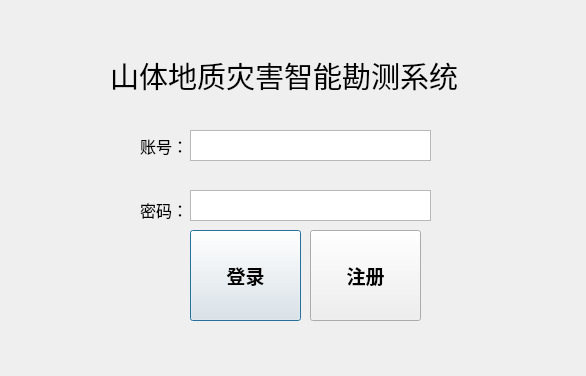
<?xml version="1.0" encoding="UTF-8"?>
<ui version="4.0">
 <class>Dialog</class>
 <widget class="QDialog" name="Dialog">
  <property name="geometry">
   <rect>
    <x>0</x>
    <y>0</y>
    <width>586</width>
    <height>376</height>
   </rect>
  </property>
  <property name="windowTitle">
   <string>山体地质灾害智能勘测系统</string>
  </property>
  <property name="styleSheet">
   <string notr="true"/>
  </property>
  <widget class="QPushButton" name="pushButton">
   <property name="geometry">
    <rect>
     <x>190</x>
     <y>230</y>
     <width>111</width>
     <height>91</height>
    </rect>
   </property>
   <property name="font">
    <font>
     <family>宋体</family>
     <pointsize>14</pointsize>
     <weight>75</weight>
     <bold>true</bold>
    </font>
   </property>
   <property name="styleSheet">
    <string notr="true">border-image:url(D:/procedure/groundstation/checkin/yellow.png)</string>
   </property>
   <property name="text">
    <string>登录</string>
   </property>
  </widget>
  <widget class="QTextEdit" name="textEdit">
   <property name="geometry">
    <rect>
     <x>190</x>
     <y>130</y>
     <width>241</width>
     <height>31</height>
    </rect>
   </property>
  </widget>
  <widget class="QTextEdit" name="textEdit_2">
   <property name="geometry">
    <rect>
     <x>190</x>
     <y>190</y>
     <width>241</width>
     <height>31</height>
    </rect>
   </property>
  </widget>
  <widget class="QLabel" name="label">
   <property name="geometry">
    <rect>
     <x>140</x>
     <y>135</y>
     <width>71</width>
     <height>21</height>
    </rect>
   </property>
   <property name="font">
    <font>
     <family>新宋体</family>
     <pointsize>12</pointsize>
    </font>
   </property>
   <property name="text">
    <string>账号：</string>
   </property>
  </widget>
  <widget class="QPushButton" name="pushButton_2">
   <property name="geometry">
    <rect>
     <x>310</x>
     <y>230</y>
     <width>111</width>
     <height>91</height>
    </rect>
   </property>
   <property name="font">
    <font>
     <family>宋体</family>
     <pointsize>14</pointsize>
     <weight>75</weight>
     <bold>true</bold>
    </font>
   </property>
   <property name="styleSheet">
    <string notr="true">border-image:url(D:/procedure/groundstation/checkin/yellow.png)</string>
   </property>
   <property name="text">
    <string>注册</string>
   </property>
  </widget>
  <widget class="QLabel" name="label_2">
   <property name="geometry">
    <rect>
     <x>140</x>
     <y>200</y>
     <width>71</width>
     <height>20</height>
    </rect>
   </property>
   <property name="font">
    <font>
     <family>新宋体</family>
     <pointsize>12</pointsize>
    </font>
   </property>
   <property name="text">
    <string>密码：</string>
   </property>
  </widget>
  <widget class="QLabel" name="label_3">
   <property name="geometry">
    <rect>
     <x>460</x>
     <y>290</y>
     <width>131</width>
     <height>81</height>
    </rect>
   </property>
   <property name="styleSheet">
    <string notr="true">border-image:url(D:/procedure/groundstation/checkin/shendalogo.png)</string>
   </property>
   <property name="text">
    <string/>
   </property>
  </widget>
  <widget class="QLabel" name="label_4">
   <property name="geometry">
    <rect>
     <x>110</x>
     <y>60</y>
     <width>371</width>
     <height>31</height>
    </rect>
   </property>
   <property name="font">
    <font>
     <family>新宋体</family>
     <pointsize>22</pointsize>
    </font>
   </property>
   <property name="text">
    <string>山体地质灾害智能勘测系统</string>
   </property>
  </widget>
 </widget>
 <resources/>
 <connections/>
</ui>
